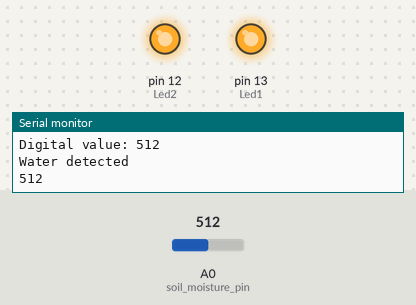
Recording of a sketch running on a simulated Arduino Uno, built with avr-gcc and run on an emulated ATmega328P. Parts: output pins drawn as LEDs (lit = HIGH), the last lines printed to the serial monitor. The test bench sets the inputs (shaded band); at power-on: A0 (soil_moisture_pin) = 512.

Above: at 2.8 s.
2.9 s: A0 (soil_moisture_pin) set to 585
5.6 s: A0 (soil_moisture_pin) set to 616
At 7.3 s:
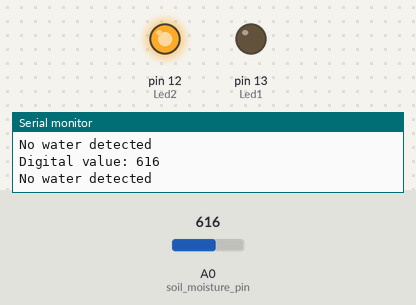
8.3 s: A0 (soil_moisture_pin) set to 590
At 9.7 s:
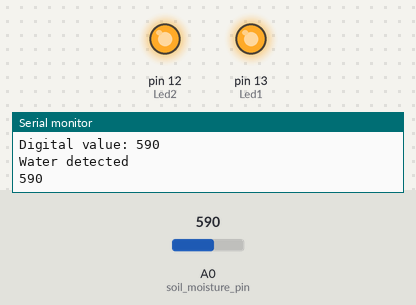
11.0 s: A0 (soil_moisture_pin) set to 610
At 12.4 s:
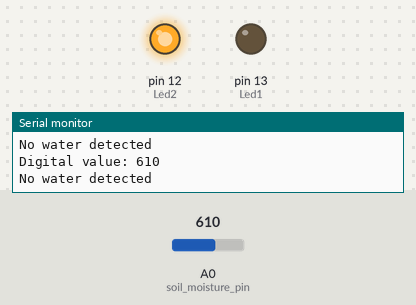
Timing chart, 0 to 14.0 s (numbered marks = the images above; inputs shaded):
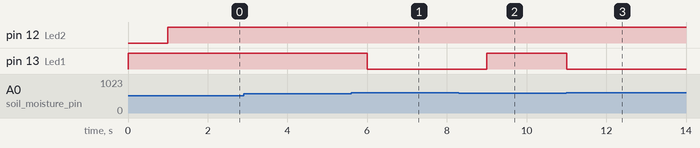

Measured:
- the behaviour switches between 599 and 600 on A0 (soil_moisture_pin) (found by bisection; images 0 and 1)
- after the input at 5.6 s, pin 13 (Led1): HIGH → LOW after 0.40 s
- after the input at 8.3 s, pin 13 (Led1): LOW → HIGH after 0.71 s
- after the input at 11.0 s, pin 13 (Led1): HIGH → LOW at once

The sketch:

menampilkan_nilai_sensor_tanah-danOUTPUT-1-chanel.ino
```cpp
#define soil_moisture_pin A0
#define Led1 13
#define Led2 12
int bacasensor = 0;

void setup() {
  Serial.begin(9600);
  pinMode(Led1, OUTPUT);
  pinMode(Led2, OUTPUT);
  pinMode(soil_moisture_pin, INPUT);
}

/*void loop() {
  Serial.println(analogRead(soil_moisture_pin));
  delay(500);} */


void loop() {
  bacasensor = analogRead(soil_moisture_pin); // Instruksi untuk membaca nilai digital sensor
  if (bacasensor < 600) {             // Instruksi untuk mengaktifkan LED Merah jika api terdeteksi
    Serial.print("Digital value: ");   // Tampilkan nilai digital sensor pada serial monitor
    Serial.println(bacasensor);
    Serial.println("Water detected");  // Menampilkan karakter pada serial monitor
    digitalWrite(Led1,HIGH);
    /* digitalWrite(Led2, HIGH);
    delay(1000);
    digitalWrite(Led2,HIGH);
    delay(1000); */

  if (bacasensor < 600) {
    Serial.println(bacasensor);
    digitalWrite(Led1, HIGH);
    delay(1000);
  }
  if (bacasensor < 600) {
    Serial.println(bacasensor);
    digitalWrite(Led2, HIGH);
    delay(1000);
  }

  } else {
    Serial.print("Digital value: ");     //Instruksi untuk mengaktifkan LED Hijau jika tidak ada api
    Serial.println(bacasensor);
    digitalWrite(Led2, HIGH);
    digitalWrite(Led1, LOW);
    Serial.println("No water detected"); // Menampilkan karakter pada serial monitor
    delay(1000);
  }
}
```
